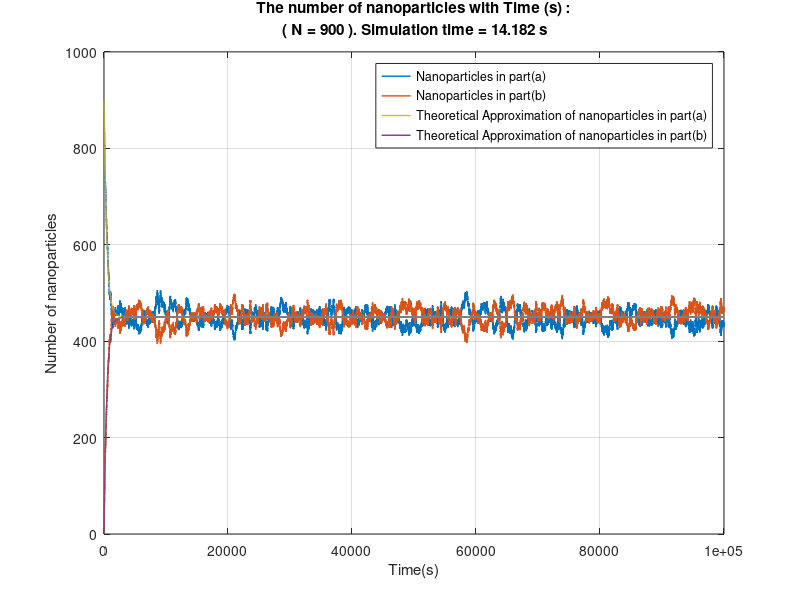
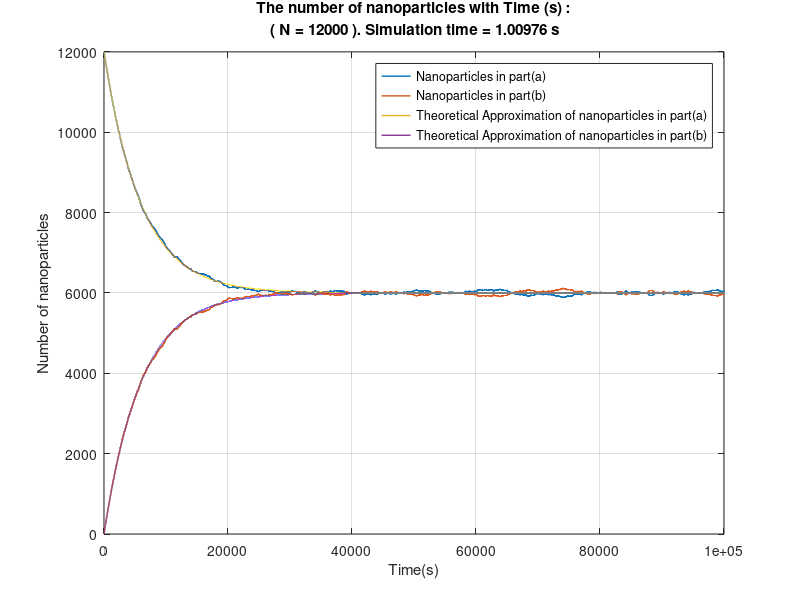
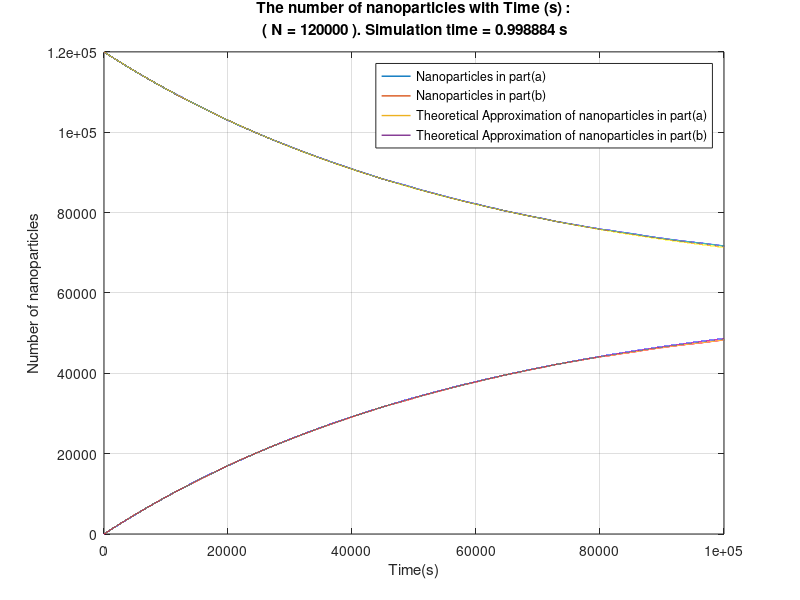
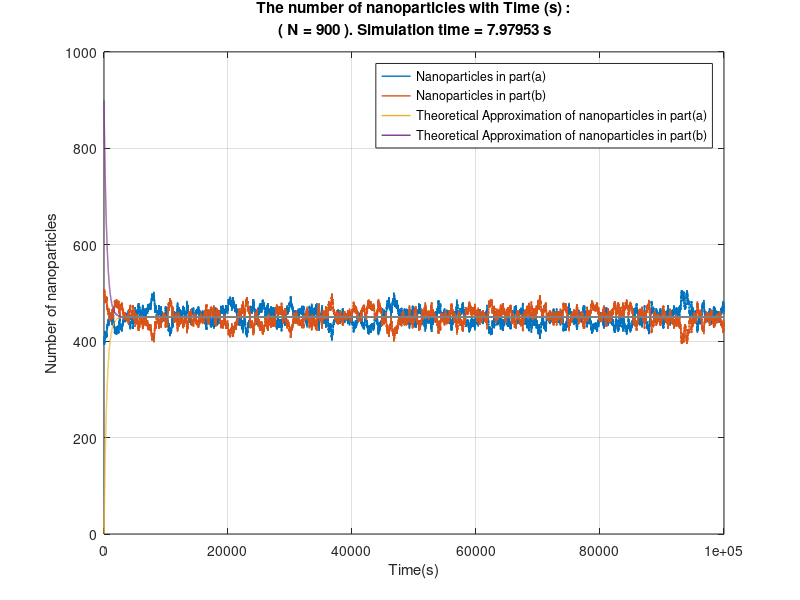

Reproduce these figures in MATLAB, in order. (Note: a time limit stopped this script after it produced the figures.)
%Thodoros Kaimasidis
%15536
%2024
clc;

tic 
Na=[]; 
Nb=[]; 
N=[900, 12000, 120000];
for i=1:3 
    start=cputime; 
    n_1=N(i);    
    n_2=0; 
    for t=1:100000 
        P=n_1/N(i); 
        if rand()<P
           n_1 = n_1-1; 
           n_2 = n_2+1; 
           else
           n_1 = n_1+1;
           n_2 = n_2-1;
        end
     Na(t,i) = n_1; 
     Nb(t,i) = n_2;   
    end 
    time(i) = cputime - start; 

    disp('The final number of nanoparticles inside the part(a) and part(b) of the box are'), disp(n_1), disp(n_2), disp('with the initial number of N='), disp(N(i))
  
    t = 1:100000; 
    figure(i) 
    plot(t,Na(:,i),'LineWidth',1.0)
    hold on 
    plot(t,Nb(:,i),'LineWidth',1.0)
    xlabel('Time(s)')
    ylabel('Number of nanoparticles')
    xlim([0 10*10^4]) 
    n = N(i); 
    title(sprintf('The number of nanoparticles with Time (s) :\n ( N = %i ). Simulation time = %i s', n , time(i)))
    grid on
    hold on 
    Nth = (N(i)/2)*(1+exp(-2*t/N(i))); 
    plot(t,Nth,'LineWidth',1.0)
    plot(t,N(i)-Nth,'LineWidth',1.0)
    legend({'Nanoparticles in part(a)', 'Nanoparticles in part(b)', 'Theoretical Approximation of nanoparticles in part(a)','Theoretical Approximation of nanoparticles in part(b)' })
    hold off
end

%%%%%%%%%%%%%

disp('***** 2nd ex *****')

%prompt = 'Please type your name:'; 
%name = input(prompt,'s');
%prompt = 'Please input your surname:'; 
%surname = input(prompt,'s');
na=char('Thodoros');
s_1=double(na) 
s=char('Kaimasidis');
s_2=double(s); 
ON=sum(s_1); 
EP=sum(s_2); 

if ON>EP
    l=EP/ON; 
    disp(' N2 > N1')
else l=ON/EP;
    disp(' N1 > N2')
end

N1 = [];
N2 = [];
N=[900, 12000, 120000];
for i = 1:3 
    start2 = cputime;
    n_2 = N(i)/(1+l);
    n_1 = N(i)-n_2;
    
    for t = 1:100000 
        P = n_2/N(i);  
        if rand()<P 
            n_1 = n_1+1;
            n_2 = n_2-1;
        else
            n_1 = n_1-1;
            n_2 = n_2+1;
        end
        N1(t,i) = n_1; 
        N2(t,i) = n_2; 
    end
    time2(i) = cputime - start2;
    disp('The final number of nanoparticles inside the part(a) and part(b) of the box are'), disp(n_1), disp(n_2), disp('with the initial number of N='), disp(N(i))
   
    t = 1:100000;
    figure(i+3);
    plot(t,N1(:,i),'LineWidth',1.0)
    hold on
    plot(t,N2(:,i),'LineWidth',1.0)
    xlabel('Time(s)')
    ylabel('Number of nanoparticles')
    xlim([0 10*10^4])
    n = N(i);
    title(sprintf('The number of nanoparticles with Time (s) :\n ( N = %i ). Simulation time = %i s', n , time2(i)))
    grid on
    hold on
    N_th = (N(i)/2)*(1+exp(-2*t/N(i))); 
    plot(t,N(i)-N_th,'LineWidth',1.0)
    plot(t,N_th,'LineWidth',1.0)
    legend({'Nanoparticles in part(a)', 'Nanoparticles in part(b)', 'Theoretical Approximation of nanoparticles in part(a)','Theoretical Approximation of nanoparticles in part(b)' })
    hold off
end

for i = 1:3
    figure(i+6)
    plot(t,Na(:,i),'LineWidth',1.0)
    hold on
    plot(t,Nb(:,i),'LineWidth',1.0)
    hold on
    plot(t,N1(:,i),'LineWidth',1.0)
    hold on
    plot(t,N2(:,i),'LineWidth',1.0)
    xlabel('Time(s)')
    ylabel('Number of nanoparticles')
    xlim([0 10*10^4])
    n = N(i);
    title(sprintf('The number of nanoparticles with Time (s) for both cases :\n ( N = %i )', n))
    grid on
    hold on
    Nth = (N(i)/2)*(1+exp(-2*t/N(i))); 
    plot(t,Nth,'LineWidth',1.5)
    plot(t,N(i)-Nth,'LineWidth',1.5)
    legend({'Nano. in a (case 1)', 'Nano. in b (case 1)', 'Nano. in a (case 2)', 'Nano. in b (case 2)','Theoretical Approx of nano. in a (case 1) and in b (case 2)','Theoretical Approx. of nano. in b (case 1) and in a (case 2)' })
    hold off
end  
time_3 = toc; 
fprintf('The whole simulation runs in t = %d s\n',time_3)
